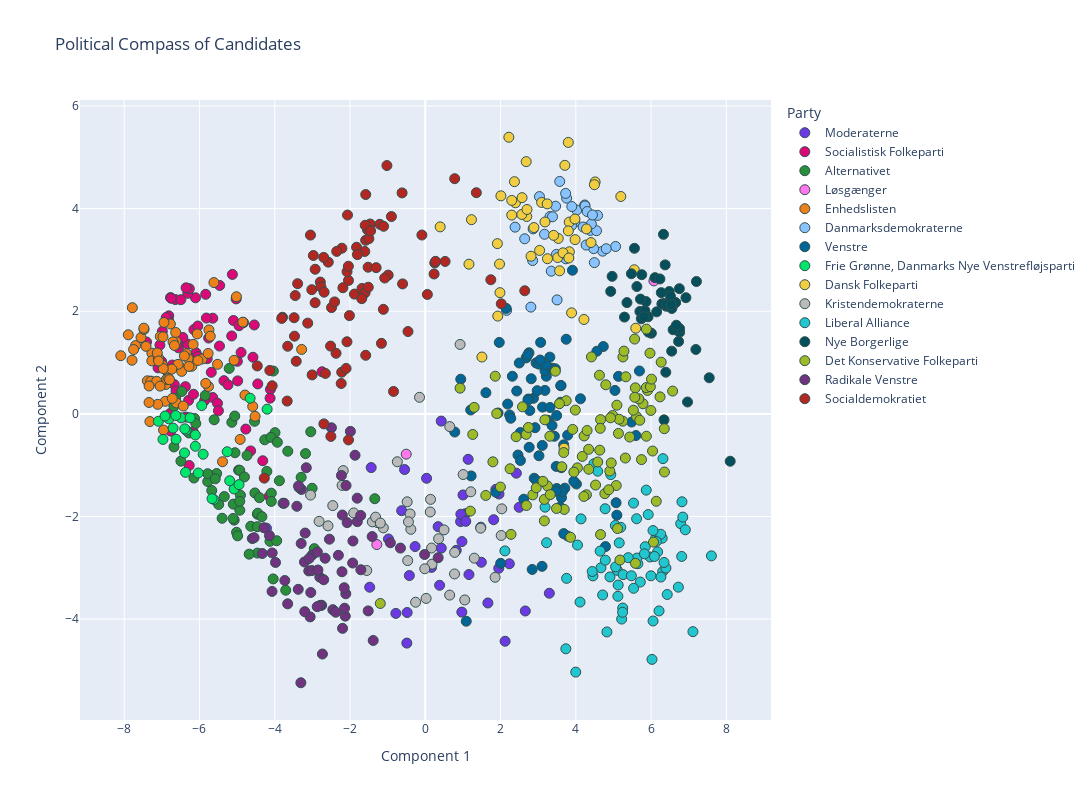

Notebook source saved alongside this figure:
### Markdown cell above
The code below creates the same plot, but using plotly.express to make the plot interactive. Hovering above each dot shows the candidate's name, age and their constituency (storkreds). This allows for a better analysis of the 'political outliers' within the respective parties and the overall distribution of the parties across the spectrum. 
For example: 
- Rasmus Paludan, well known for his far-right views (such as Islam should be banned and all non-Western citizens deported) is not belonging to any party, but is placed very clearly among candidates with similar political views - far right Nye Borgerlige.
- Mads Silberg of Det Konservative Folkeparti seems to have different view than the rest of the members of his party - he is the only one on the left side of the compass, every other member is more right-leaning.
- Lars Prier of Dansk Folkeparti has the most liberal views compared to others in their party, he's the only one below the Component 2 axis.
- Looking at the consistency of opinions across the parties, there seems to be agreement on the far-left side of the spectrum among Enhedslisten, Socialistisk Folkeparti and Frie Grønne. Similarly on the other side of the spectrum, there is a considerable overlap between Danmarksdemokraterne and Dansk Folkeparti.
- Some parties are very consistent in their opinions among party members - Nye Borgerlige show very little variance. On the other hand, Moderaterne - true to their name are spread widely across the center of the spectrum.

### Code cell
# Convert the PCA components to a DataFrame for use with Plotly
principal_df = pd.DataFrame(principal_components, columns=['Component 1', 'Component 2'])

data = pd.read_excel('alldata.xlsx')

# Add candidate names and parties to this DataFrame
principal_df['Candidate'] = navn_col  
principal_df['Party'] = parti_col  
principal_df['Age'] = data['alder']
principal_df['Constituency'] = data['storkreds']

# Use Plotly Express to create the scatter plot
fig = px.scatter(principal_df, x='Component 1', y='Component 2', color='Party',
                 hover_data=['Candidate', 'Party', 'Age', 'Constituency'],  # configure hover information
                 title='Political Compass of Candidates',
                 color_discrete_map=party_colors)  # map party colors to the ones defined earlier

# Improve layout
fig.update_traces(marker=dict(size=10, line=dict(width=1, color='DarkSlateGrey')),  # Customize point appearance
                  textposition='top center')
fig.update_layout(showlegend=True,  # Show legend
                  legend_title_text='Party',  # Legend title
                  hovermode='closest',  # Hover only over the closest point
                height=800, width=1200)  # Adjust the size of the plot

# Show figure
fig.show()

### Figure 1 — Plotly figure (JSON) as saved in the notebook; plotly's stock layout.template omitted (floating-point values rounded to 4 significant figures; data arrays with more than 128 entries replaced by an {"elided": "..."} marker saying what was removed)
{"data": [{"customdata": {"elided": "42x4 mixed values"}, "hovertemplate": "Party=%{customdata[1]}<br>Component 1=%{x}<br>Component 2=%{y}<br>Candidate=%{customdata[0]}<br>Age=%{customdata[2]}<br>Constituency=%{customdata[3]}<extra></extra>", "legendgroup": "Moderaterne", "marker": {"color": "rgb(108, 57, 229)", "line": {"color": "DarkSlateGrey", "width": 1}, "size": 10, "symbol": "circle"}, "mode": "markers", "name": "Moderaterne", "orientation": "v", "showlegend": true, "textposition": "top center", "type": "scatter", "x": [3.362, -0.4901, 1.664, 0.1651, 1.139, 0.4243, -1.477, 1.816, 3.296, -0.2711, -4.221, 2.121, 1.489, 0.9387, -0.5505, 1.952, -1.438, 0.03463, 1.475, 2.495, 0.8232, 1.067, -0.782, 0.9451, 1.959, 0.3408, -0.4233, 1.16, 1.876, 2.419, 2.233, 2.658, 0.3808, 3.782, 1.002, 0.4237, 1.076, -0.6272, 0.9739, -0.978, -0.4816, 0.9708], "xaxis": "x", "y": [-1.517, -4.467, -3.685, -2.992, -0.8857, -2.617, -3.378, -2.062, -3.496, -2.585, -2.228, -4.431, -2.892, -2.098, -1.085, -3.01, -1.047, -1.255, -2.208, -1.821, -2.659, -1.945, -3.888, -1.956, -1.562, -2.197, -3.151, -3.131, -1.471, -1.156, -2.922, -3.841, -3.341, -2.38, -1.58, -0.1407, -2.094, -1.886, -2.488, -2.438, -3.871, -3.863], "yaxis": "y"}, {"customdata": {"elided": "70x4 mixed values"}, "hovertemplate": "Party=%{customdata[1]}<br>Component 1=%{x}<br>Component 2=%{y}<br>Candidate=%{customdata[0]}<br>Age=%{customdata[2]}<br>Constituency=%{customdata[3]}<extra></extra>", "legendgroup": "Socialistisk Folkeparti", "marker": {"color": "rgb(221, 8, 120)", "line": {"color": "DarkSlateGrey", "width": 1}, "size": 10, "symbol": "circle"}, "mode": "markers", "name": "Socialistisk Folkeparti", "orientation": "v", "showlegend": true, "textposition": "top center", "type": "scatter", "x": [-6.092, -7.052, -6.644, -4.641, -6.765, -6.558, -7.407, -7.101, -6.105, -5.647, -5.647, -6.374, -6.168, -4.319, -6.816, -6.256, -5.098, -6.781, -6.724, -5.463, -6.289, -4.544, -5.687, -6.494, -6.317, -5.835, -5.144, -4.115, -4.769, -6.361, -6.824, -5.758, -6.309, -5.522, -6.885, -6.669, -6.27, -5.497, -6.04, -5.794, -5.469, -7.005, -6.356, -2.743, -6.149, -6.77, -6.532, -6.445, -4.579, -5.35, -6.624, -4.147, -4.83, -6.044, -6.594, -6.987, -5.026, -6.752, -4.994, -5.817, -6.273, -4.452, -4.895, -6.16, -5.865, -5.242, -5.126, -4.124, -4.986, -4.949], "xaxis": "x", "y": [1.192, 1.341, 2.228, -0.7212, -0.336, 1.287, 1.402, 0.8968, 2.262, 0.3191, 1.865, 0.5311, -0.3494, -0.9136, 1.911, 1.096, 1.82, 0.008827, 0.9522, 2.503, 0.2635, 1.733, 0.81, 2.226, 1.361, 2.33, 1.519, 0.4782, -0.2962, -0.06233, 1.822, 1.478, 2.35, 0.2072, 1.878, 0.5706, 2.44, 0.05958, 1.118, 1.076, 1.322, 1.021, 2.457, 0.8208, 1.643, 2.266, 0.8992, 1.49, 1.104, 0.6473, 0.448, -1.606, 1.779, 1.712, 1.358, 1.609, 2.241, 2.253, 1.024, 1.867, -1.006, 0.5842, 1.198, 0.3824, 0.2598, 0.5662, 2.718, 0.307, 0.6434, 1.719], "yaxis": "y"}, {"customdata": {"elided": "67x4 mixed values"}, "hovertemplate": "Party=%{customdata[1]}<br>Component 1=%{x}<br>Component 2=%{y}<br>Candidate=%{customdata[0]}<br>Age=%{customdata[2]}<br>Constituency=%{customdata[3]}<extra></extra>", "legendgroup": "Alternativet", "marker": {"color": "rgb(42, 143, 57)", "line": {"color": "DarkSlateGrey", "width": 1}, "size": 10, "symbol": "circle"}, "mode": "markers", "name": "Alternativet", "orientation": "v", "showlegend": true, "textposition": "top center", "type": "scatter", "x": [-4.96, -4.038, -2.949, -4.46, -4.266, -4.93, -4.127, -6.13, -6.678, -4.736, -5.015, -6.633, -5.341, -4.912, -5.141, -5.101, -3.949, -4.461, -5.674, -6.679, -5.078, -4.537, -4.451, -5.063, -3.994, -3.877, -5.675, -3.299, -3.044, -4.092, -5.849, -3.708, -6.148, -5.781, -5.107, -3.653, -5.399, -6.493, -4.637, -3.008, -5.211, -4.527, -4.093, -5.61, -6.279, -5.056, -4.406, -4.102, -4.211, -3.183, -5.544, -4.341, -4.987, -6.099, -3.932, -6.472, -4.464, -5.49, -4.929, -4.042, -4.93, -4.679, -3.779, -1.342, -5.782, -4.807, -5.581], "xaxis": "x", "y": [-1.096, 0.8349, -2.626, -1.956, -0.5047, -1.099, -2.483, -0.08919, -0.6439, -0.8094, -2.308, 0.3056, -1.612, -1.584, -0.1642, -1.758, -2.472, -2.713, -1.493, 0.1489, -2.07, -0.1445, -1.936, -0.04199, -0.3655, -1.303, -1.215, -1.236, -0.348, -1.545, 0.3588, -3.437, -1.249, -1.318, -2.038, -0.7282, -2.035, -0.921, -2.19, -1.45, 0.8861, -1.541, -1.705, -0.1145, -0.3719, -0.7565, -1.633, -0.457, -1.121, -0.7743, -1.162, -2.003, -2.377, -0.1878, -0.5531, 0.4363, -2.198, -1.766, -1.877, -3.216, -1.705, -2.733, -1.742, -1.653, -1.167, -1.229, -1.265], "yaxis": "y"}, {"customdata": [["Tom Gillesberg", "Løsgænger", 58, "Københavns Storkreds"], ["Chresten H. Ibsen", "Løsgænger", 46, "Østjyllands Storkreds"], ["Rasmus Paludan", "Løsgænger", 40, "Sjællands Storkreds"]], "hovertemplate": "Party=%{customdata[1]}<br>Component 1=%{x}<br>Component 2=%{y}<br>Candidate=%{customdata[0]}<br>Age=%{customdata[2]}<br>Constituency=%{customdata[3]}<extra></extra>", "legendgroup": "Løsgænger", "marker": {"color": "rgb(255, 118, 237)", "line": {"color": "DarkSlateGrey", "width": 1}, "size": 10, "symbol": "circle"}, "mode": "markers", "name": "Løsgænger", "orientation": "v", "showlegend": true, "textposition": "top center", "type": "scatter", "x": [-0.5069, -1.287, 6.075], "xaxis": "x", "y": [-0.7847, -2.547, 2.592], "yaxis": "y"}, {"customdata": {"elided": "74x4 mixed values"}, "hovertemplate": "Party=%{customdata[1]}<br>Component 1=%{x}<br>Component 2=%{y}<br>Candidate=%{customdata[0]}<br>Age=%{customdata[2]}<br>Constituency=%{customdata[3]}<extra></extra>", "legendgroup": "Enhedslisten", "marker": {"color": "rgb(237, 128, 25)", "line": {"color": "DarkSlateGrey", "width": 1}, "size": 10, "symbol": "circle"}, "mode": "markers", "name": "Enhedslisten", "orientation": "v", "showlegend": true, "textposition": "top center", "type": "scatter", "x": [-4.522, -7.265, -5.93, -6.908, -6.51, -7.111, -7.784, -3.285, -6.875, -6.344, -6.892, -4.848, -7.292, -4.586, -5.749, -6.872, -7.794, -7.386, -6.872, -6.954, -6.774, -7.421, -6.204, -6.624, -7.042, -6.473, -7.697, -6.299, -6.569, -6.817, -7.296, -5.771, -6.945, -6.983, -6.611, -6.703, -6.632, -7.137, -5.761, -6.28, -7.892, -6.797, -6.06, -6.402, -6.97, -6.665, -8.091, -7.317, -6.431, -7.267, -5.834, -5.616, -6.736, -7.751, -6.722, -7.554, -7.341, -7.474, -7.091, -7.339, -7.479, -5.389, -6.17, -6.963, -4.792, -6.041, -7.047, -7.122, -4.919, -7.088, -5.081, -5.521, -5.018, -5.714], "xaxis": "x", "y": [-0.04769, 1.183, 1.069, 0.2453, 0.9064, 0.1862, 2.069, 1.256, 0.843, 1.172, 0.5739, 1.788, 0.639, 0.1458, 1.636, 0.6728, 1.046, 0.6442, 0.6785, -0.3151, 1.752, 1.316, 0.9283, 1.413, 1.509, 0.8288, 1.331, 1.076, 0.9654, 0.6912, 0.632, 1.178, 1.782, 0.947, 0.2131, 1.405, 1.587, 0.635, 0.5341, 0.9253, 1.542, 0.6671, 1.558, 1.13, 1.502, 1.333, 1.134, -0.1499, 0.1527, 1.033, 0.595, 2.559, 0.8723, 1.254, 0.3012, 1.488, 0.2224, 1.645, 1.094, 0.5442, 1.671, -0.9325, 1.355, 0.8825, 0.3669, 1.04, 0.5412, 1.187, -0.4973, 1.031, 1.044, 0.9662, 2.283, 1.514], "yaxis": "y"}, {"customdata": {"elided": "37x4 mixed values"}, "hovertemplate": "Party=%{customdata[1]}<br>Component 1=%{x}<br>Component 2=%{y}<br>Candidate=%{customdata[0]}<br>Age=%{customdata[2]}<br>Constituency=%{customdata[3]}<extra></extra>", "legendgroup": "Danmarksdemokraterne", "marker": {"color": "rgb(138, 195, 255)", "line": {"color": "DarkSlateGrey", "width": 1}, "size": 10, "symbol": "circle"}, "mode": "markers", "name": "Danmarksdemokraterne", "orientation": "v", "showlegend": true, "textposition": "top center", "type": "scatter", "x": [2.853, 4.389, 3.755, 3.314, 4.025, 4.236, 3.463, 4.245, 3.347, 4.301, 3.729, 4.712, 4.55, 3.502, 3.975, 2.641, 3.381, 4.473, 4.414, 5.057, 4.493, 2.161, 3.169, 2.805, 3.888, 4.195, 2.386, 3.893, 3.573, 4.579, 3.734, 3.484, 3.034, 4.274, 4.808, 2.866, 4.443], "xaxis": "x", "y": [2.989, 3.576, 4.204, 3.845, 3.972, 4.071, 4.048, 4.052, 2.782, 3.944, 4.297, 3.171, 3.57, 2.222, 3.739, 3.412, 3.842, 3.221, 3.702, 3.263, 2.948, 2.017, 3.501, 2.081, 3.671, 3.641, 3.639, 4.041, 4.531, 3.868, 3.022, 3.108, 4.235, 3.291, 3.219, 3.605, 3.877], "yaxis": "y"}, {"customdata": {"elided": "84x4 mixed values"}, "hovertemplate": "Party=%{customdata[1]}<br>Component 1=%{x}<br>Component 2=%{y}<br>Candidate=%{customdata[0]}<br>Age=%{customdata[2]}<br>Constituency=%{customdata[3]}<extra></extra>", "legendgroup": "Venstre", "marker": {"color": "rgb(0, 102, 151)", "line": {"color": "DarkSlateGrey", "width": 1}, "size": 10, "symbol": "circle"}, "mode": "markers", "name": "Venstre", "orientation": "v", "showlegend": true, "textposition": "top center", "type": "scatter", "x": [3.479, 0.7826, 3.065, 3.708, 3.494, 5.091, 3.91, 3.783, 3.179, 3.116, 1.218, 3.109, 5.07, 2.463, 2.894, 2.841, 3.315, 1.934, 4.788, 2.617, 3.216, 2.241, 1.088, 2.917, 3.021, 2.189, 2.68, 4.73, 3.62, 2.314, 3.181, 4.016, 3.677, 5.691, 5.598, 3.103, 3.745, 2.755, 2.004, 2.875, 3.262, 3.381, 3.309, 0.9423, 2.944, 2.499, 4.56, 2.721, 2.149, 3.014, 3.593, 2.776, 2.815, 3.49, 2.738, 3.6, 1.61, 2.76, 3.368, 3.643, 3.43, 5.133, 1.966, 3.21, 5.04, 3.679, 1.207, 3.455, 4.124, 5.483, 3.606, 2.728, 2.271, 2.43, 3.051, 1.874, 2.961, 2.528, 3.472, 3.614, 3.581, 2.973, 2.526, 3.947], "xaxis": "x", "y": [-1.024, -0.3538, 1.393, -1.448, -1.454, -1.974, 2.799, -0.4149, 0.4579, 0.1318, -1.209, -0.6144, -1.731, -0.8023, -1.255, -3.032, 0.1244, 0.01755, -2.586, -1.662, 0.7335, -0.02127, -4.041, -0.2685, -0.8163, 0.1913, 1.091, 1.312, -1.634, 0.7334, 0.8406, -1.367, -0.6034, 0.8362, -0.4219, -2.971, 1.455, 1.191, -2.913, 0.3032, -0.1241, 0.8887, 1.106, 0.676, 0.9941, 0.9918, 1.221, 1.148, 2.056, 0.9702, 0.2264, 0.06494, 0.6845, -0.03243, 0.2901, 0.5494, 0.413, -0.6513, -0.2257, -1.513, -0.436, 0.7315, 1.393, 0.9617, 0.457, -2.333, 0.07573, 0.8787, 0.2941, -0.1591, 0.553, 0.2697, -0.0854, 0.4456, 1.05, -1.528, -1.303, -0.9088, -1.507, -1.048, -1.816, 0.4529, -0.3645, -1.315], "yaxis": "y"}, {"customdata": [["Ali Khatib", "Frie Grønne, Danmarks Nye Venstrefløjsparti", 27, "Østjyllands Storkreds"], ["Sara Hvidbak Grouleff", "Frie Grønne, Danmarks Nye Venstrefløjsparti", 33, "Østjyllands Storkreds"], ["Mohamed Abdikarim", "Frie Grønne, Danmarks Nye Venstrefløjsparti", 33, "Østjyllands Storkreds"], ["Karina Dammand", "Frie Grønne, Danmarks Nye Venstrefløjsparti", 42, "Østjyllands Storkreds"], ["Niko Grünfeld", "Frie Grønne, Danmarks Nye Venstrefløjsparti", 47, "Østjyllands Storkreds"], ["Iben Kirstine Parmann", "Frie Grønne, Danmarks Nye Venstrefløjsparti", 26, "Københavns Storkreds"], ["Daniel Tomicic", "Frie Grønne, Danmarks Nye Venstrefløjsparti", 26, "Københavns Storkreds"], ["Sikandar Siddique", "Frie Grønne, Danmarks Nye Venstrefløjsparti", 36, "Københavns Storkreds"], ["Elise Bjerkrheim", "Frie Grønne, Danmarks Nye Venstrefløjsparti", 48, "Københavns Storkreds"], ["Rashid Ali", "Frie Grønne, Danmarks Nye Venstrefløjsparti", 38, "Københavns Storkreds"], ["Rajesh Holmen", "Frie Grønne, Danmarks Nye Venstrefløjsparti", 34, "Københavns Storkreds"], ["Sazan Garmiyani", "Frie Grønne, Danmarks Nye Venstrefløjsparti", 29, "Københavns Storkreds"], ["Esra Ocak", "Frie Grønne, Danmarks Nye Venstrefløjsparti", 33, "Nordjyllands Storkreds"], ["Susanne Zimmer", "Frie Grønne, Danmarks Nye Venstrefløjsparti", 62, "Nordjyllands Storkreds"], ["Nishan Ganesh", "Frie Grønne, Danmarks Nye Venstrefløjsparti", 35, "Fyns Storkreds"], ["Rishi Balachandran", "Frie Grønne, Danmarks Nye Venstrefløjsparti", 31, "Vestjyllands Storkreds"], ["Marianne Karlberg", "Frie Grønne, Danmarks Nye Venstrefløjsparti", 58, "Sydjyllands Storkreds"], ["Xenia Anderson", "Frie Grønne, Danmarks Nye Venstrefløjsparti", 20, "Sjællands Storkreds"], ["Ahmet Üzümcü", "Frie Grønne, Danmarks Nye Venstrefløjsparti", 35, "Sjællands Storkreds"], ["Jasmin Kaur", "Frie Grønne, Danmarks Nye Venstrefløjsparti", 21, "Sjællands Storkreds"], ["Yadvinder Singh", "Frie Grønne, Danmarks Nye Venstrefløjsparti", 30, "Sjællands Storkreds"], ["Clara Rebecca Svarc", "Frie Grønne, Danmarks Nye Venstrefløjsparti", 31, "Nordsjællands Storkreds"], ["Lars Oskan-Henriksen", "Frie Grønne, Danmarks Nye Venstrefløjsparti", 51, "Nordsjællands Storkreds"], ["Sabrina Raaschou Brammer", "Frie Grønne, Danmarks Nye Venstrefløjsparti", 22, "Københavns Omegns Storkreds"], ["Aqeel Akhtar", "Frie Grønne, Danmarks Nye Venstrefløjsparti", 31, "Københavns Omegns Storkreds"], ["Asham Nadeem", "Frie Grønne, Danmarks Nye Venstrefløjsparti", 26, "Københavns Omegns Storkreds"]], "hovertemplate": "Party=%{customdata[1]}<br>Component 1=%{x}<br>Component 2=%{y}<br>Candidate=%{customdata[0]}<br>Age=%{customdata[2]}<br>Constituency=%{customdata[3]}<extra></extra>", "legendgroup": "Frie Grønne, Danmarks Nye Venstrefløjsparti", "marker": {"color": "rgb(0, 230, 106)", "line": {"color": "DarkSlateGrey", "width": 1}, "size": 10, "symbol": "circle"}, "mode": "markers", "name": "Frie Grønne, Danmarks Nye Venstrefløjsparti", "orientation": "v", "showlegend": true, "textposition": "top center", "type": "scatter", "x": [-4.204, -5.617, -6.399, -6.371, -6.109, -6.702, -6.489, -6.109, -6.813, -7.092, -6.032, -4.655, -5.668, -5.081, -5.94, -6.63, -4.949, -6.356, -5.903, -5.264, -6.392, -6.971, -6.915, -6.624, -5.197, -6.25], "xaxis": "x", "y": [0.09137, -1.667, -0.761, -1.139, -0.6314, -0.2769, -0.0765, -0.4111, -0.09616, -0.1441, -1.152, 0.3056, -1.652, -1.463, 0.162, -0.03159, -1.378, -0.3179, -0.7862, -0.7374, -0.2907, -0.4972, -0.04182, -0.495, -1.303, -0.07606], "yaxis": "y"}, {"customdata": {"elided": "49x4 mixed values"}, "hovertemplate": "Party=%{customdata[1]}<br>Component 1=%{x}<br>Component 2=%{y}<br>Candidate=%{customdata[0]}<br>Age=%{customdata[2]}<br>Constituency=%{customdata[3]}<extra></extra>", "legendgroup": "Dansk Folkeparti", "marker": {"color": "rgb(243, 205, 65)", "line": {"color": "DarkSlateGrey", "width": 1}, "size": 10, "symbol": "circle"}, "mode": "markers", "name": "Dansk Folkeparti", "orientation": "v", "showlegend": true, "textposition": "top center", "type": "scatter", "x": [5.554, 2.22, 3.825, 2.396, 2.297, 3.887, 0.3952, 1.16, 3.247, 3.801, 3.569, 3.18, 5.594, 4.216, 3.981, 3.709, 2.681, 3.519, 4.513, 3.828, 2.886, 3.534, 2.81, 4.403, 4.283, 3.091, 3.41, 2.696, 3.239, 3.977, 4.495, 5.196, 3.66, 1.972, 2.565, 2.009, 1.926, 1.985, 1.227, 2.703, 2.37, 3.815, 1.916, 2.571, 3.038, 3.8, 2.298, 1.505, 3.688], "xaxis": "x", "y": [2.809, 5.391, 3.737, 4.113, 3.874, 1.969, 3.645, 2.917, 3.024, 3.567, 2.788, 3.74, 1.67, 1.84, 3.396, 4.844, 4.916, 3.047, 4.52, 3.159, 3.631, 3.419, 3.072, 3.339, 3.605, 4.121, 3.48, 3.847, 4.093, 3.797, 4.466, 4.237, 3.139, 2.92, 3.887, 4.249, 1.906, 2.363, 3.785, 3.984, 4.526, 3.038, 3.318, 4.214, 3.186, 5.291, 4.161, 1.108, -0.6672], "yaxis": "y"}, {"customdata": {"elided": "42x4 mixed values"}, "hovertemplate": "Party=%{customdata[1]}<br>Component 1=%{x}<br>Component 2=%{y}<br>Candidate=%{customdata[0]}<br>Age=%{customdata[2]}<br>Constituency=%{customdata[3]}<extra></extra>", "legendgroup": "Kristendemokraterne", "marker": {"color": "rgb(186, 186, 186)", "line": {"color": "DarkSlateGrey", "width": 1}, "size": 10, "symbol": "circle"}, "mode": "markers", "name": "Kristendemokraterne", "orientation": "v", "showlegend": true, "textposition": "top center", "type": "scatter", "x": [0.1394, 0.6498, -0.4815, 2.032, 0.1789, -0.4039, -2.211, -2.458, -3.049, 1.049, 0.777, 0.1676, -1.276, -1.407, -2.822, -0.7428, -1.115, -1.32, 0.6475, 1.006, -0.3838, 0.7806, -0.2568, 0.4974, 2.017, 1.471, 1.856, -0.4474, -2.181, -0.4675, -1.194, 0.02251, 1.302, -0.01369, -0.1533, 0.925, 1.209, 0.3531, -1.903, -1.556, -2.585, 0.131], "xaxis": "x", "y": [-1.666, -0.2475, -1.714, -1.851, -2.928, -1.95, -1.393, -1.787, -1.582, -3.626, -3.119, -2.614, -2.117, -2.104, -2.095, -0.9329, -2.221, -2.012, -3.532, -1.182, -2.249, -2.699, -3.67, -2.261, -2.37, -2.227, -3.185, -2.104, -1.105, -2.859, -2.128, -3.596, -2.812, -3.018, 0.3231, 1.354, -1.518, -2.432, -1.93, -3.052, -2.182, -1.911], "yaxis": "y"}, {"customdata": {"elided": "70x4 mixed values"}, "hovertemplate": "Party=%{customdata[1]}<br>Component 1=%{x}<br>Component 2=%{y}<br>Candidate=%{customdata[0]}<br>Age=%{customdata[2]}<br>Constituency=%{customdata[3]}<extra></extra>", "legendgroup": "Liberal Alliance", "marker": {"color": "rgb(33, 198, 207)", "line": {"color": "DarkSlateGrey", "width": 1}, "size": 10, "symbol": "circle"}, "mode": "markers", "name": "Liberal Alliance", "orientation": "v", "showlegend": true, "textposition": "top center", "type": "scatter", "x": [2.116, 6.821, 3.755, 5.845, 5.713, 5.118, 5.872, 5.649, 5.974, 4.78, 6.309, 6.212, 5.104, 4.112, 3.735, 5.615, 6.26, 4.668, 5.246, 6.296, 3.183, 4.929, 5.05, 6.119, 4.907, 6.395, 6.052, 4.045, 6.173, 4.455, 5.057, 5.218, 6.256, 4.785, 6.14, 5.626, 6.051, 4.481, 6.344, 6.09, 4.826, 6.787, 5.534, 6.429, 5.824, 6.315, 6.843, 4.436, 5.154, 5.924, 6.813, 5.536, 4.138, 6.91, 5.243, 5.394, 5.195, 3.223, 7.112, 5.996, 6.024, 4.713, 7.603, 4.581, 5.125, 5.256, 5.477, 3.998, 4.647, 6.725], "xaxis": "x", "y": [-2.67, -1.713, -3.205, -2.588, -3.277, -3.555, -1.486, -2.919, -2.789, -1.849, -3.074, -3.84, -3.049, -3.667, -4.578, -2.043, -3.18, -3.0, -3.783, -2.423, -1.818, -1.183, -2.174, -2.428, -3.177, -3.004, -4.036, -2.556, -2.69, -3.157, -2.982, -3.999, -2.345, -2.851, -2.485, -2.81, -2.274, -0.972, -2.895, -2.779, -4.25, -2.139, -1.738, -3.52, -2.727, -0.872, -2.011, -3.071, -2.514, -1.962, -2.778, -3.399, -2.046, -2.259, -3.866, -2.802, -2.211, -2.511, -4.244, -3.156, -4.784, -3.529, -2.767, -1.116, -3.335, -3.133, -3.155, -5.032, -2.674, -3.377], "yaxis": "y"}, {"customdata": {"elided": "51x4 mixed values"}, "hovertemplate": "Party=%{customdata[1]}<br>Component 1=%{x}<br>Component 2=%{y}<br>Candidate=%{customdata[0]}<br>Age=%{customdata[2]}<br>Constituency=%{customdata[3]}<extra></extra>", "legendgroup": "Nye Borgerlige", "marker": {"color": "rgb(5, 79, 92)", "line": {"color": "DarkSlateGrey", "width": 1}, "size": 10, "symbol": "circle"}, "mode": "markers", "name": "Nye Borgerlige", "orientation": "v", "showlegend": true, "textposition": "top center", "type": "scatter", "x": [6.008, 6.103, 6.149, 5.359, 5.922, 5.703, 5.866, 5.718, 6.758, 6.647, 6.401, 6.355, 7.205, 6.286, 6.555, 6.415, 6.344, 5.623, 7.19, 6.235, 6.374, 5.476, 5.74, 5.293, 5.838, 6.968, 8.102, 6.756, 6.329, 6.551, 6.482, 5.931, 6.585, 6.647, 4.928, 5.558, 6.647, 6.671, 4.964, 6.538, 6.547, 6.271, 5.814, 7.545, 6.517, 6.731, 5.752, 6.391, 6.926, 6.752, 6.538], "xaxis": "x", "y": [1.572, 2.655, 1.989, 2.169, 1.892, 1.996, 2.188, 2.237, 1.59, 2.168, 2.098, 2.153, 2.579, 2.144, 2.093, 2.135, -0.1163, 2.482, 1.255, 2.63, 2.904, 2.731, 1.854, 1.886, 2.011, 0.2316, -0.9228, 1.661, 3.499, 2.053, 2.385, 1.593, 1.64, 2.168, 2.387, 3.227, 2.168, 1.728, 2.68, 2.127, 1.223, 2.363, 1.894, 0.7036, 2.29, 1.411, 2.713, 0.8118, 2.265, 2.44, 2.127], "yaxis": "y"}, {"customdata": {"elided": "98x4 mixed values"}, "hovertemplate": "Party=%{customdata[1]}<br>Component 1=%{x}<br>Component 2=%{y}<br>Candidate=%{customdata[0]}<br>Age=%{customdata[2]}<br>Constituency=%{customdata[3]}<extra></extra>", "legendgroup": "Det Konservative Folkeparti", "marker": {"color": "rgb(158, 186, 39)", "line": {"color": "DarkSlateGrey", "width": 1}, "size": 10, "symbol": "circle"}, "mode": "markers", "name": "Det Konservative Folkeparti", "orientation": "v", "showlegend": true, "textposition": "top center", "type": "scatter", "x": [4.582, 4.34, 1.198, 5.563, 2.254, 6.064, 3.86, 5.615, 2.414, 3.629, 4.22, 4.043, 4.282, 1.796, 4.3, 3.164, 3.949, 5.971, 5.074, 5.529, 3.164, 3.987, 3.247, 5.7, 5.784, 6.573, 6.351, 5.172, 3.456, 5.316, 5.582, 5.994, 2.856, 4.171, 2.687, 0.9245, 1.859, 6.237, 5.432, 1.898, 5.906, 4.772, 2.682, 4.415, 5.252, 6.268, 5.279, 5.876, 1.261, 3.178, 2.948, 4.903, 5.247, 4.214, 4.657, 3.311, 5.872, 2.278, 6.355, 3.126, 3.745, 5.091, 6.137, 2.583, 6.039, 5.674, 4.658, 5.133, 3.565, 1.608, 5.567, 4.98, 1.997, -1.196, 3.692, 5.149, 3.319, 5.33, 5.745, 5.876, 5.981, 4.796, 2.739, 1.299, 4.874, 4.649, 3.678, 3.916, 4.923, 6.011, 5.108, 5.585, 3.487, 4.344, 4.636, 4.525, 4.628, 4.941], "xaxis": "x", "y": [-0.9368, -0.6898, -1.896, 1.458, -1.07, -2.499, -2.405, -0.0545, -0.4445, -1.031, -0.43, -1.052, -1.577, -0.9343, -0.3232, -1.666, -1.135, 1.183, -1.396, 0.07157, -2.085, 0.07375, -1.404, -0.1239, 0.1975, 0.4441, -0.2888, -2.849, 0.8322, -0.8602, 0.5073, 0.06662, -1.578, -0.8292, -1.785, 0.5014, 0.7343, 0.3318, -0.451, 0.00692, 0.4564, -1.554, -0.399, 1.11, 1.109, 1.008, 1.223, -0.4355, -0.4009, -0.1151, -1.441, -1.114, -0.1416, -1.609, -2.352, -0.4354, 0.513, -2.348, -1.133, -1.314, 0.2571, 0.1699, -1.703, 0.1376, -0.7236, 0.293, -0.1116, -0.3814, 0.1987, -1.589, 0.324, -0.03107, -1.425, -3.695, -1.862, -0.1038, -1.573, 0.7231, -0.8907, 1.653, 0.5294, 0.5674, -0.2644, 0.1267, -1.479, -0.2817, -0.7535, -0.3022, -0.07642, 0.6773, -2.234, -2.913, -1.843, -1.079, -0.7068, -1.386, 0.7536, -0.9556], "yaxis": "y"}, {"customdata": {"elided": "67x4 mixed values"}, "hovertemplate": "Party=%{customdata[1]}<br>Component 1=%{x}<br>Component 2=%{y}<br>Candidate=%{customdata[0]}<br>Age=%{customdata[2]}<br>Constituency=%{customdata[3]}<extra></extra>", "legendgroup": "Radikale Venstre", "marker": {"color": "rgb(113, 50, 128)", "line": {"color": "DarkSlateGrey", "width": 1}, "size": 10, "symbol": "circle"}, "mode": "markers", "name": "Radikale Venstre", "orientation": "v", "showlegend": true, "textposition": "top center", "type": "scatter", "x": [-0.6605, -4.068, -3.21, -2.077, -1.806, -1.716, -1.923, -2.733, -1.384, -2.457, -4.331, -2.214, -3.657, -2.112, -3.98, -3.298, -3.096, -2.802, -3.059, -2.754, -1.412, -3.005, -3.377, -3.013, -2.229, -2.155, -3.043, -2.381, -1.867, -1.517, -4.596, -2.699, 0.3421, -3.191, -2.661, -2.794, -3.751, -0.01742, -3.087, -2.494, -1.712, -3.162, -0.9281, -3.292, -4.549, -2.867, -4.141, -1.93, -3.355, -4.287, -3.203, -2.872, -1.991, -3.733, -2.126, -3.413, -2.547, -2.144, -3.306, -4.072, -2.309, -2.105, -2.204, -3.368, -2.853, -2.199, -1.808], "xaxis": "x", "y": [-2.615, -2.709, -2.886, -2.118, -2.099, -1.979, -2.477, -4.68, -4.416, -3.816, -2.721, -3.077, -3.702, -3.506, -2.895, -2.525, -3.06, -3.182, -3.956, -3.729, -2.391, -2.749, -3.419, -3.054, -1.2, -3.388, -3.481, -3.865, -0.806, -3.839, -2.43, -3.232, -2.802, -2.323, -2.813, -3.732, -1.742, -2.74, -2.817, -0.2702, -3.038, -1.05, -2.512, -1.473, -2.412, -2.692, -2.372, -2.907, -1.435, -2.219, -3.854, -3.757, -0.3408, -3.247, -3.942, -1.801, -2.442, -3.787, -5.24, -3.46, -2.756, -1.396, -1.971, -1.405, -3.043, -4.18, -1.643], "yaxis": "y"}, {"customdata": {"elided": "87x4 mixed values"}, "hovertemplate": "Party=%{customdata[1]}<br>Component 1=%{x}<br>Component 2=%{y}<br>Candidate=%{customdata[0]}<br>Age=%{customdata[2]}<br>Constituency=%{customdata[3]}<extra></extra>", "legendgroup": "Socialdemokratiet", "marker": {"color": "rgb(179, 39, 34)", "line": {"color": "DarkSlateGrey", "width": 1}, "size": 10, "symbol": "circle"}, "mode": "markers", "name": "Socialdemokratiet", "orientation": "v", "showlegend": true, "textposition": "top center", "type": "scatter", "x": [-0.09055, -3.795, -3.051, -2.041, 1.741, -1.674, -3.393, -2.655, -3.486, -3.43, -1.165, -3.006, -4.278, -2.975, -1.883, -1.21, -2.235, -2.509, -4.068, -2.221, -3.67, -1.681, -2.216, -3.476, -2.491, -1.519, 2.019, -2.081, -1.465, -1.306, -0.8436, -1.533, 0.2339, -3.656, -1.599, -0.986, -2.926, 1.357, -3.815, -3.016, -1.585, -3.124, -1.498, -0.6168, -1.583, 0.5262, -2.371, -3.456, -1.515, -2.016, -2.789, -1.019, -2.079, 0.2515, -1.078, -0.6034, -1.114, -2.353, -2.105, 2.643, -2.041, 0.7814, -1.583, -1.608, -2.044, 0.0552, -0.9005, -1.596, -2.189, -1.825, -4.465, -1.108, -2.578, -1.453, -2.516, -2.928, -2.41, -2.067, -2.694, -2.772, 0.2725, -1.689, -2.7, -2.688, -1.803, -0.4595, -4.131], "xaxis": "x", "y": [3.486, 1.884, 3.485, 2.6, 2.614, 2.3, 2.537, 0.7884, 1.874, 1.025, 1.375, 0.7596, -1.252, 3.087, 2.335, 3.695, 0.5925, -0.4389, 0.5476, 0.8127, 0.2492, 2.444, 3.229, 1.515, 2.071, 2.858, 2.145, 1.406, 3.701, 2.85, 0.4371, 3.585, 2.727, 1.318, 2.363, 2.705, 2.819, 4.311, 1.861, 2.421, 3.382, 1.769, 3.415, 4.307, 4.275, 2.971, 1.181, 2.306, 2.469, 1.915, 2.569, 4.84, 2.772, 2.942, 2.648, 2.533, 2.038, 3.167, 0.886, 2.399, -0.5077, 4.584, 1.142, 3.166, 2.878, 2.328, 3.845, 3.676, 2.458, 3.248, 0.9346, 3.656, 2.957, 3.567, 1.321, 2.167, 2.182, 3.875, -0.1947, 2.475, 2.973, 2.246, 3.05, 2.372, 3.104, 1.605, 0.8463], "yaxis": "y"}], "layout": {"height": 800, "hovermode": "closest", "legend": {"title": {"text": "Party"}, "tracegroupgap": 0}, "showlegend": true, "title": {"text": "Political Compass of Candidates"}, "width": 1200, "xaxis": {"anchor": "y", "domain": [0, 1], "title": {"text": "Component 1"}}, "yaxis": {"anchor": "x", "domain": [0, 1], "title": {"text": "Component 2"}}}}
